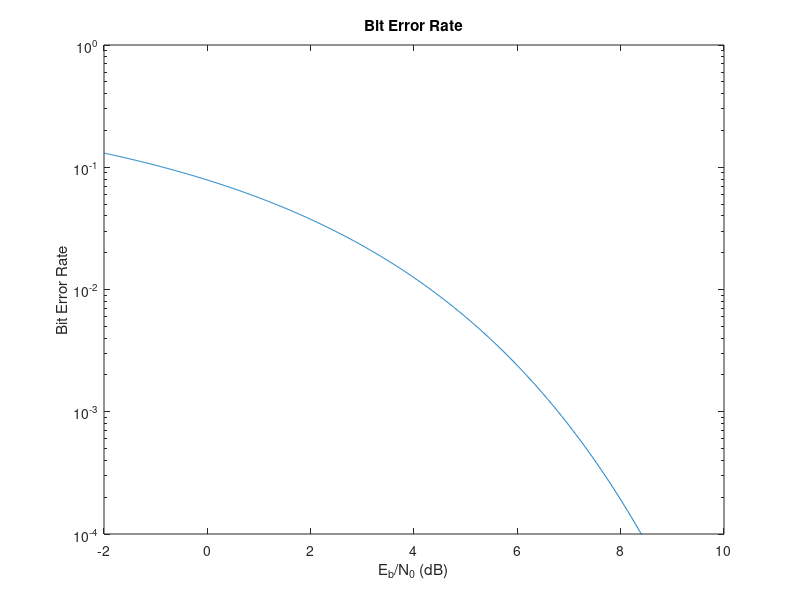

Write MATLAB code to recreate this figure. (Note: this script raises an error after producing the figure.)
Eb_N0 = -2:.01:10;

% BPSK
BpskBer = 0.5*erfc(sqrt(10.^(Eb_N0/10)));
figure;
semilogy(Eb_N0, BpskBer);
title('Bit Error Rate');
ylim([1e-4 1e-0]);
xlabel('E_b/N_0 (dB)');
ylabel('Bit Error Rate');
hold on;
drawnow;

% Conv 1/2 16bit-tailed

N = 16;
%k = 480000;
k = 2000;
Eb_N0 = -2:.5:7;
data = randi([0 1],1,N);
dataEnc = encode_conv(data, [1,0,1,1;1,1,1,1], true, 16);
modSignal = 2.*dataEnc-1;
errRateHard = 0.*Eb_N0;
errRateSoft = errRateHard;
for iter = 1:length(Eb_N0)
    dist_hard=@(x,y) sum((y>0) ~= x);
    dist_soft=@(x,y) norm((2.*x-1)-y).^2;
	errRateHardLocal = 0;
	errRateSoftLocal = 0;
	parfor tt = 1:k
		y = awgn(modSignal,Eb_N0(iter),'measured');
		y_decode = logical(decode_conv(y,[1,0,1,1;1,1,1,1],true,dist_hard,16));
		errRateHardLocal = errRateHardLocal + sum(data ~= y_decode);
		y_decode = logical(decode_conv(y,[1,0,1,1;1,1,1,1],true,dist_soft,16));
		errRateSoftLocal = errRateSoftLocal + sum(data ~= y_decode);
	end
	errRateHard(iter) = errRateHardLocal./N./k;
	errRateSoft(iter) = errRateSoftLocal./N./k;
end
errRateHard(errRateHard==0) = 1e-100;
errRateSoft(errRateSoft==0) = 1e-100;
plot(Eb_N0, errRateHard);
plot(Eb_N0, errRateSoft);
legend('BPSK','Conv, 1/2, 16bit tailed, hard, QPSK','Conv, 1/2, 16bit tailed, soft, QPSK');
drawnow;
